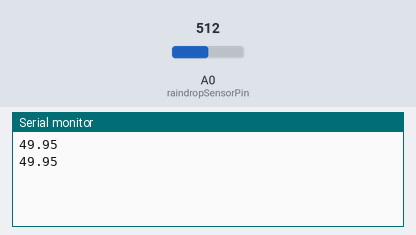
Simulated run of this sketch. Board: Arduino Uno, built with avr-gcc and run on an emulated ATmega328P. Parts: the last lines printed to the serial monitor. Inputs (shaded band) come from the test bench; at power-on: A0 (raindropSensorPin) = 512.

Above: at 1.8 s.
1.9 s: A0 (raindropSensorPin) set to 716
At 2.8 s:
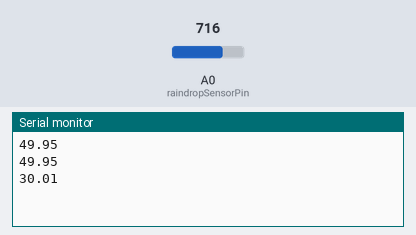
3.4 s: A0 (raindropSensorPin) set to 900
At 4.8 s:
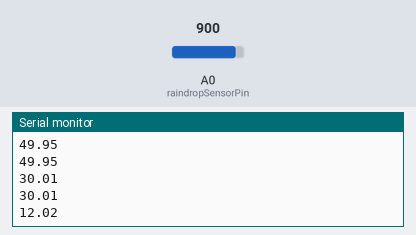
Timing chart, 0 to 6.4 s (numbered marks = the images above; inputs shaded):
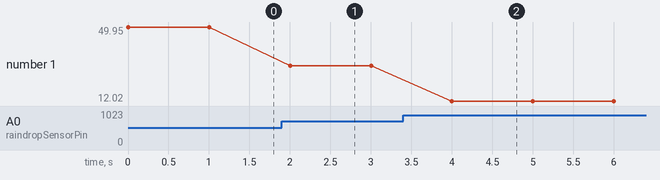

The sketch:

raindropsensor.ino
```cpp
// NodeMCU Pin to which the raindrop sensor is connected
const int raindropSensorPin = A0;

void setup() {
  Serial.begin(115200);
  pinMode(raindropSensorPin, INPUT);
}

void loop() {
  // Read the value from the raindrop sensor
   float sensorValue=(100.00-((analogRead(raindropSensorPin)/1023.00)*100.00));

  Serial.println(sensorValue);

  delay(1000); // You can adjust the delay as needed
}
```

Measured:
- after the input at 1.9 s, the serial monitor: prints a new line after 0.10 s (image 1)
- after the input at 3.4 s, the serial monitor: prints a new line after 0.60 s (image 2)
- plotted number 1: 49.95 → 30.01 after the input at 1.9 s, 30.01 → 12.02 after the input at 3.4 s
